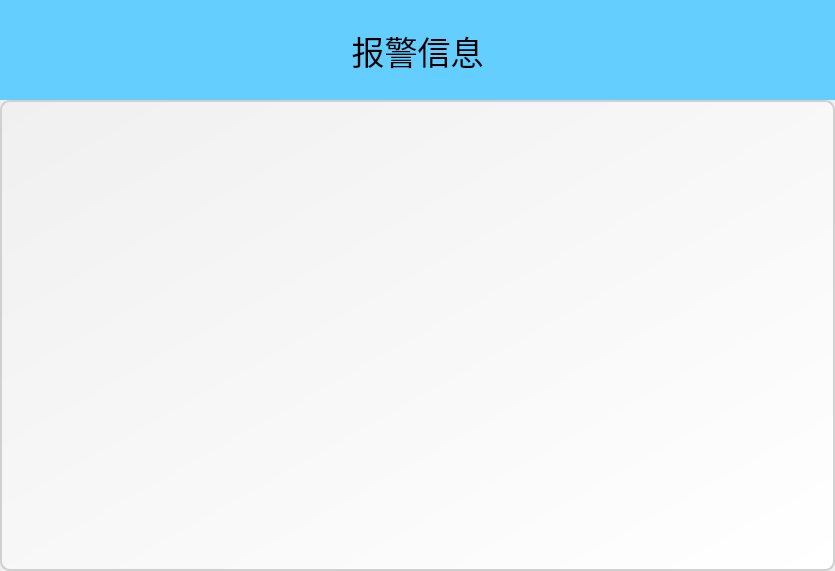
<?xml version="1.0" encoding="UTF-8"?>
<ui version="4.0">
 <class>Pop_ups_Alarm</class>
 <widget class="QWidget" name="Pop_ups_Alarm">
  <property name="geometry">
   <rect>
    <x>0</x>
    <y>0</y>
    <width>835</width>
    <height>571</height>
   </rect>
  </property>
  <property name="windowTitle">
   <string>Form</string>
  </property>
  <widget class="QLabel" name="label">
   <property name="geometry">
    <rect>
     <x>0</x>
     <y>0</y>
     <width>835</width>
     <height>100</height>
    </rect>
   </property>
   <property name="font">
    <font>
     <family>微软雅黑</family>
     <pointsize>25</pointsize>
    </font>
   </property>
   <property name="styleSheet">
    <string notr="true">background-color: rgb(99, 206, 255);</string>
   </property>
   <property name="text">
    <string>报警信息</string>
   </property>
   <property name="alignment">
    <set>Qt::AlignCenter</set>
   </property>
  </widget>
  <widget class="QTextEdit" name="Alarm_Message">
   <property name="geometry">
    <rect>
     <x>0</x>
     <y>100</y>
     <width>835</width>
     <height>471</height>
    </rect>
   </property>
   <property name="font">
    <font>
     <family>微软雅黑</family>
     <pointsize>-1</pointsize>
    </font>
   </property>
   <property name="styleSheet">
    <string notr="true"> QTextEdit {
        background-color: qlineargradient(spread:pad, x1:0, y1:0, x2:1, y2:1,stop:0 #F0F0F0, stop:1 #FFFFFF);
        border: 2px solid #D0D0D0;
        border-radius: 10px;
        color: #ff5500;
        font-size:20px;
        font-family: &quot;微软雅黑&quot;, sans-serif;
        padding: 10px;
        selection-background-color: #A8D1FF;
        selection-color: #000000;
    }
    QTextEdit:hover {
        border: 2px solid #A8D1FF;
    }
    QTextEdit:focus {
        border: 2px solid #0078D7;
    }</string>
   </property>
   <property name="readOnly">
    <bool>true</bool>
   </property>
  </widget>
 </widget>
 <resources/>
 <connections/>
</ui>
